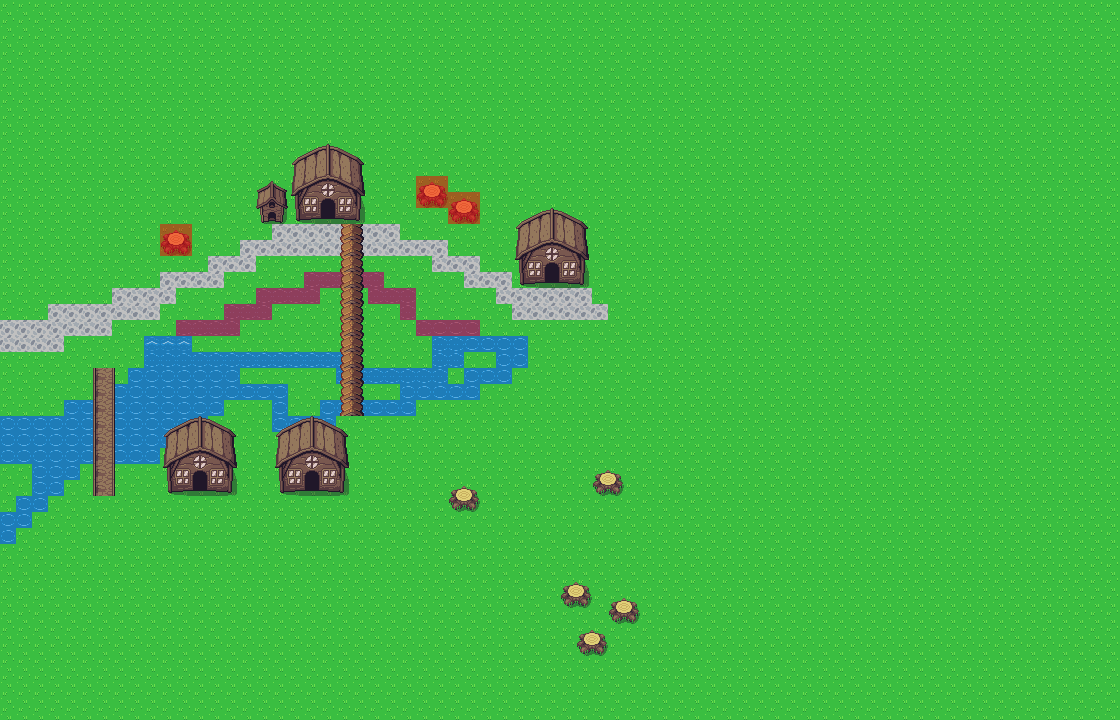

Tiled map render using the project's own tile images. Description and the map definition, with tile-layer contents summarised, below:
An orthogonal 70x45 tile map with 16x16 px tiles, 6 tile layers (Ground, Path, Buildings, Bridge, ...), 2 tilesets.

<map version="1.8" tiledversion="1.8.4" orientation="orthogonal" renderorder="right-down" width="70" height="45" tilewidth="16" tileheight="16" infinite="0" nextlayerid="13" nextobjectid="5">
 <editorsettings>
  <export target="startZone..tmx" format="tmx" />
 </editorsettings>
 <properties>
  <property name="type" value="above" />
 </properties>
 <tileset firstgid="1" source="AdventureGame.tsx" />
 <tileset firstgid="1441" source="Collision.tsx" />
 <layer id="7" name="Ground" width="70" height="45">
  <properties>
   <property name="type" value="below" />
  </properties>
  <data>[3150 cells, 3150 non-empty, 1 distinct tile ids]</data>
 </layer>
 <layer id="8" name="Path" width="70" height="45">
  <properties>
   <property name="type" value="below" />
  </properties>
  <data>[3150 cells, 96 non-empty, 2 distinct tile ids]</data>
 </layer>
 <layer id="9" name="Buildings" width="70" height="45">
  <properties>
   <property name="type" value="below" />
  </properties>
  <data>[3150 cells, 188 non-empty, 36 distinct tile ids]</data>
 </layer>
 <layer id="10" name="Bridge" width="70" height="45">
  <properties>
   <property name="type" value="below" />
  </properties>
  <data>[3150 cells, 99 non-empty, 29 distinct tile ids]</data>
 </layer>
 <layer id="12" name="Collision" width="70" height="45" opacity="0.5">
  <properties>
   <property name="type" value="collision" />
  </properties>
  <data>[3150 cells, 39 non-empty, 2 distinct tile ids]</data>
 </layer>
 <layer id="11" name="above" width="70" height="45">
  <properties>
   <property name="type" value="above" />
  </properties>
  <data>[3150 cells, 24 non-empty, 2 distinct tile ids]</data>
 </layer>
</map>
